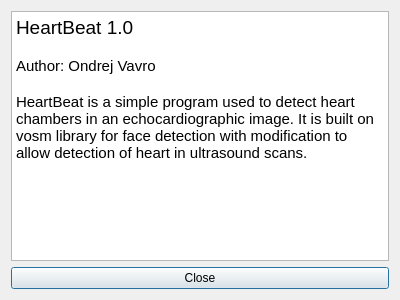
<?xml version="1.0" encoding="UTF-8"?>
<ui version="4.0">
 <class>ui_About</class>
 <widget class="QDialog" name="ui_About">
  <property name="geometry">
   <rect>
    <x>0</x>
    <y>0</y>
    <width>400</width>
    <height>300</height>
   </rect>
  </property>
  <property name="windowTitle">
   <string>Dialog</string>
  </property>
  <layout class="QVBoxLayout" name="verticalLayout">
   <item>
    <widget class="QTextEdit" name="textEdit_About">
     <property name="readOnly">
      <bool>true</bool>
     </property>
     <property name="html">
      <string>&lt;!DOCTYPE HTML PUBLIC &quot;-//W3C//DTD HTML 4.0//EN&quot; &quot;http://www.w3.org/TR/REC-html40/strict.dtd&quot;&gt;
&lt;html&gt;&lt;head&gt;&lt;meta name=&quot;qrichtext&quot; content=&quot;1&quot; /&gt;&lt;style type=&quot;text/css&quot;&gt;
p, li { white-space: pre-wrap; }
&lt;/style&gt;&lt;/head&gt;&lt;body style=&quot; font-family:'Ubuntu'; font-size:11pt; font-weight:400; font-style:normal;&quot;&gt;
&lt;p style=&quot; margin-top:0px; margin-bottom:0px; margin-left:0px; margin-right:0px; -qt-block-indent:0; text-indent:0px;&quot;&gt;&lt;span style=&quot; font-size:14pt;&quot;&gt;HeartBeat 1.0&lt;/span&gt;&lt;/p&gt;
&lt;p style=&quot;-qt-paragraph-type:empty; margin-top:0px; margin-bottom:0px; margin-left:0px; margin-right:0px; -qt-block-indent:0; text-indent:0px;&quot;&gt;&lt;br /&gt;&lt;/p&gt;
&lt;p style=&quot; margin-top:0px; margin-bottom:0px; margin-left:0px; margin-right:0px; -qt-block-indent:0; text-indent:0px;&quot;&gt;Author: Ondrej Vavro&lt;/p&gt;
&lt;p style=&quot;-qt-paragraph-type:empty; margin-top:0px; margin-bottom:0px; margin-left:0px; margin-right:0px; -qt-block-indent:0; text-indent:0px;&quot;&gt;&lt;br /&gt;&lt;/p&gt;
&lt;p style=&quot; margin-top:0px; margin-bottom:0px; margin-left:0px; margin-right:0px; -qt-block-indent:0; text-indent:0px;&quot;&gt;HeartBeat is a simple program used to detect heart chambers in an echocardiographic image. It is built on vosm library for face detection with modification to allow detection of heart in ultrasound scans.&lt;/p&gt;&lt;/body&gt;&lt;/html&gt;</string>
     </property>
    </widget>
   </item>
   <item>
    <widget class="QPushButton" name="closeButton_About">
     <property name="text">
      <string>Close</string>
     </property>
    </widget>
   </item>
  </layout>
 </widget>
 <resources/>
 <connections>
  <connection>
   <sender>closeButton_About</sender>
   <signal>clicked()</signal>
   <receiver>ui_About</receiver>
   <slot>close()</slot>
   <hints>
    <hint type="sourcelabel">
     <x>199</x>
     <y>277</y>
    </hint>
    <hint type="destinationlabel">
     <x>199</x>
     <y>149</y>
    </hint>
   </hints>
  </connection>
 </connections>
</ui>
